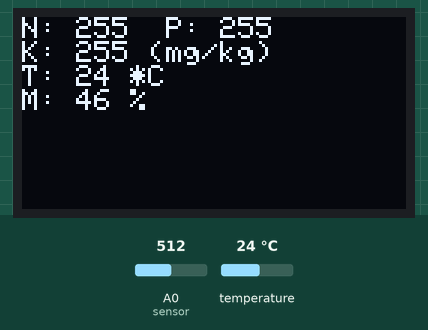
A sketch run on a simulated Arduino Uno, built with avr-gcc and run on an emulated ATmega328P. Shown: 128×64 one-colour display. The inputs (shaded band) are chosen by the test bench; at power-on: temperature 24 °C, A0 (sensor) = 512. No radio packets arrive unless stated; what the sketch prints to the serial monitor is not drawn.

Above: at 4.3 s.
4.4 s: temperature set to 12 °C
At 7.9 s:
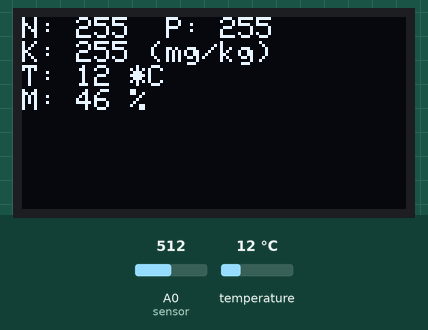
8.9 s: A0 (sensor) set to 716
At 11.6 s:
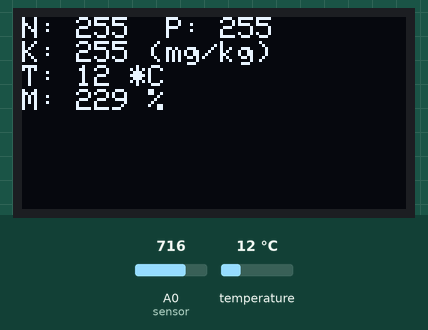
12.6 s: temperature set to 19 °C
16.3 s: A0 (sensor) set to 900
At 19.2 s:
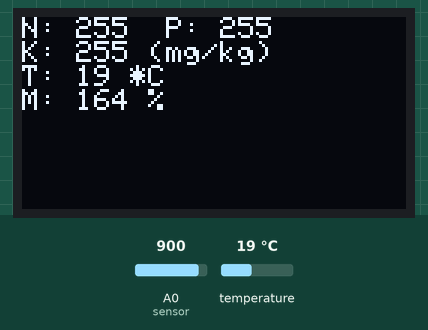
20.0 s: temperature set to 28 °C
At 23.0 s:
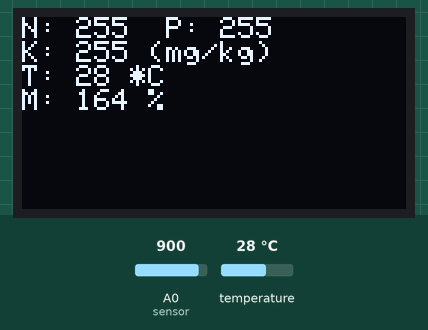
23.7 s: A0 (sensor) set to 1023
At 26.8 s:
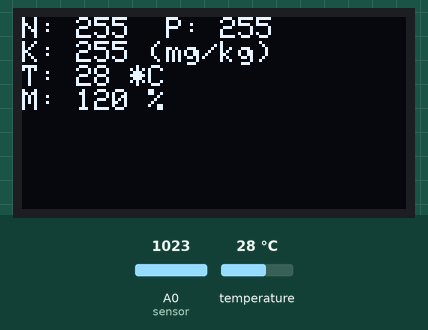
Timing chart, 0 to 28.3 s (numbered marks = the images above; inputs shaded):
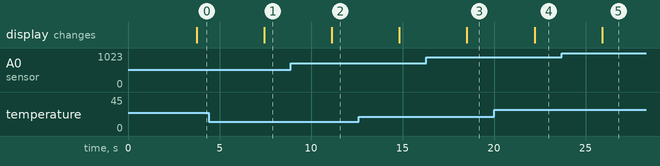

Measured:
- after the input at 4.4 s, the display: changes after 3.0 s (image 1)
- after the input at 8.9 s, the display: changes after 2.2 s (image 2)
- after the input at 16.3 s, the display: changes after 2.2 s (image 3)
- after the input at 20.0 s, the display: changes after 2.2 s (image 4)
- after the input at 23.7 s, the display: changes after 2.2 s (image 5)

The sketch:

Transmitter.ino
```cpp
#include <SPI.h>
#include <nRF24L01.h>
#include <RF24.h>
#include <SoftwareSerial.h>
#include <Wire.h>
#include <OneWire.h>
#include <DallasTemperature.h>
#include <Adafruit_GFX.h>
#include <Adafruit_SSD1306.h>

#define RE 8
#define DE 7
#define sensor A0
#define wet 360
#define dry 640
#define ONE_WIRE_BUS 5
#define OLED_RESET 4

Adafruit_SSD1306 display(OLED_RESET);

OneWire oneWire(ONE_WIRE_BUS);
DallasTemperature sensors(&oneWire);


const byte nitro_inquiry_frame[] = {0x01,0x03, 0x00, 0x1e, 0x00, 0x01, 0xe4, 0x0c};
const byte phos_inquiry_frame[] = {0x01,0x03, 0x00, 0x1f, 0x00, 0x01, 0xb5, 0xcc};
const byte pota_inquiry_frame[] = {0x01,0x03, 0x00, 0x20, 0x00, 0x01, 0x85, 0xc0};
byte values[11];
SoftwareSerial modbus(2,3);
int serval=4800;


RF24 radio(9, 10); // CE, CSN on Blue Pill
const byte address[6] = "zulas";

struct MyVariable
{
  byte soilmoisturepercent;
  byte nitrogen;
  byte phosphorous;
  byte potassium;
  byte  temperature;
};
MyVariable variable;


void setup() {
  // put your setup code here, to run once:
  Serial.begin(9600);
  radio.begin();                  //Starting the Wireless communication
  radio.openWritingPipe(address); //Setting the address where we will send the data
  radio.setPALevel(RF24_PA_MIN);  //You can set it as minimum or maximum depending on the distance between the transmitter and receiver.
  radio.stopListening();          //This sets the module as transmitter

  modbus.begin(serval);
  pinMode(RE, OUTPUT);
  pinMode(DE, OUTPUT);

  sensors.begin();
  variable.temperature=0;

  display.begin(SSD1306_SWITCHCAPVCC, 0x3C);
  display.clearDisplay();

  delay(2000);


}

void loop() {

  sensors.requestTemperatures();
  variable.temperature = sensors.getTempCByIndex(0);
  int val=analogRead(sensor);
  Serial.println(val);
  variable.soilmoisturepercent = map(val, wet, dry, 100, 0);

  variable.nitrogen = nitrogen();
  delay(250);
  variable.phosphorous = phosphorous();
  delay(250);
  variable.potassium = potassium();
  delay(250);


  Serial.print("Soil Moisture: ");
  Serial.print(variable.soilmoisturepercent);
  Serial.println("%");

  Serial.print("Nitrogen: ");
  Serial.print(variable.nitrogen);
  Serial.println(" mg/kg");
  Serial.print("Phosphorous: ");
  Serial.print(variable.phosphorous);
  Serial.println(" mg/kg");
  Serial.print("Potassium: ");
  Serial.print(variable.potassium);
  Serial.println(" mg/kg");

  Serial.print("Temperature: ");
  Serial.print(variable.temperature);
  Serial.println("*C");

  Serial.println();
  radio.write(&variable, sizeof(MyVariable));
  Serial.println("Data Packet Sent");
  Serial.println("");

  display.setTextSize(1);
  display.setTextColor(WHITE);
  display.setCursor(0,0);
  display.print("N: ");
  display.print(variable.nitrogen);
  display.print("  P: ");
  display.println(variable.phosphorous);
  display.print("K: ");
  display.print(variable.potassium);
  display.println(" (mg/kg)");
  display.print("T: ");
  display.print(variable.temperature);
  display.println(" *C");
  display.print("M: ");
  display.print(variable.soilmoisturepercent);
  display.print(" %");
  //display.println("N: %f mg/kg \nP: %f mg/kg\nK: %f mg/kg\nT: %f C\nM: %f %%",variable.nitrogen,variable.phosphorous,variable.potassium,variable.temperature,variable.soilmoisturepercent);
  display.display();

  delay(2000);
  display.clearDisplay();
}


byte nitrogen(){
  digitalWrite(DE,HIGH);
  digitalWrite(RE,HIGH);
  delay(10);
  if(modbus.write(nitro_inquiry_frame,sizeof(nitro_inquiry_frame))==8){
    digitalWrite(DE,LOW);
    digitalWrite(RE,LOW);
    // When we send the inquiry frame to the NPK sensor, then it replies with the response frame
    // now we will read the response frame, and store the values in the values[] arrary, we will be using a for loop.
    for(byte i=0;i<7;i++){
    //Serial.print(modbus.read(),HEX);
    values[i] = modbus.read();
    //Serial.print(values[i],HEX);
    }
    Serial.println();
  }
  return values[4]; // returns the Nigtrogen value only, which is stored at location 4 in the array
}

byte phosphorous(){
  digitalWrite(DE,HIGH);
  digitalWrite(RE,HIGH);
  delay(10);
  if(modbus.write(phos_inquiry_frame,sizeof(phos_inquiry_frame))==8){
    digitalWrite(DE,LOW);
    digitalWrite(RE,LOW);
    for(byte i=0;i<7;i++){
    //Serial.print(modbus.read(),HEX);
    values[i] = modbus.read();
   // Serial.print(values[i],HEX);
    }
    Serial.println();
  }
  return values[4];
}

byte potassium(){
  digitalWrite(DE,HIGH);
  digitalWrite(RE,HIGH);
  delay(10);
  if(modbus.write(pota_inquiry_frame,sizeof(pota_inquiry_frame))==8){
    digitalWrite(DE,LOW);
    digitalWrite(RE,LOW);
    for(byte i=0;i<7;i++){
    //Serial.print(modbus.read(),HEX);
    values[i] = modbus.read();
    //Serial.print(values[i],HEX);
    }
    Serial.println();
  }
  return values[4];
}
```
